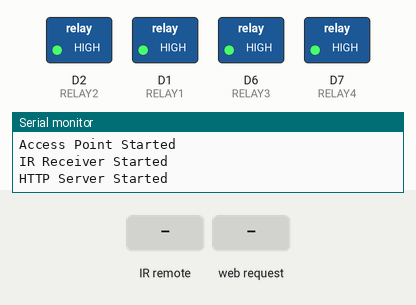
Bench run of a sketch on a simulated ESP8266 (NodeMCU). On the bench: switched loads named in the sketch (green lamp = pin HIGH), the last lines printed to the serial monitor. The test bench sets the inputs (shaded band).

Above: at 1.2 s.
1.3 s: infrared code 0xFFA25D received
At 1.8 s:
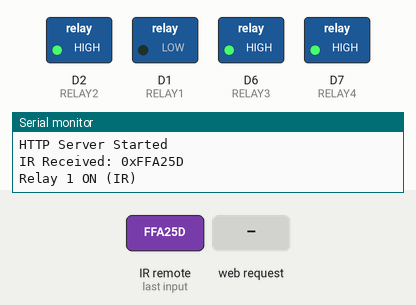
2.8 s: infrared code 0xFF629D received
At 4.0 s:
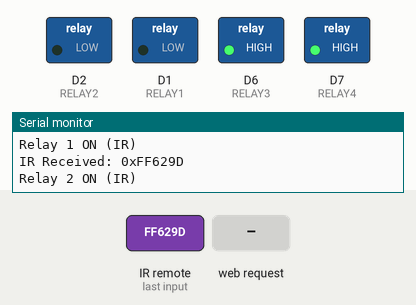
4.3 s: HTTP request GET /relay1/off received
At 5.3 s:
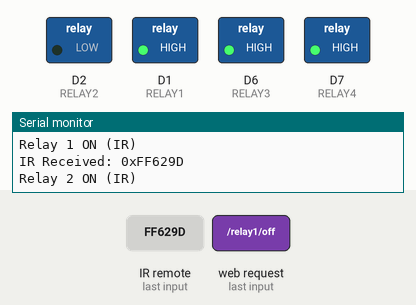
5.8 s: infrared code 0xFFE21D received
At 6.4 s:
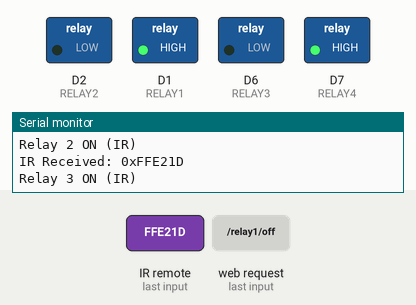
7.3 s: infrared code 0xFF22DD received
At 7.6 s:
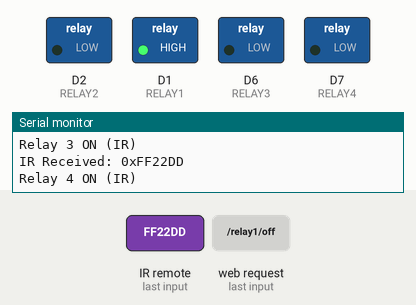
8.8 s: HTTP request GET /relay1/on received
At 9.9 s:
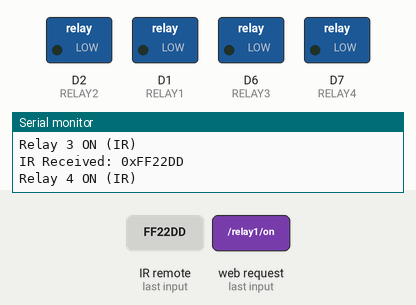
Timing chart, 0 to 11.3 s (numbered marks = the images above; inputs shaded):
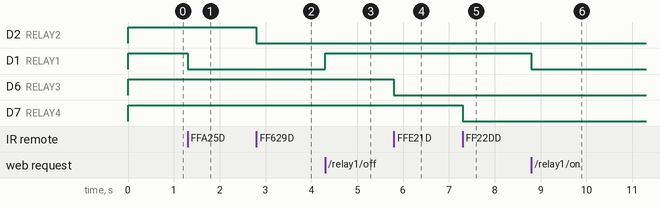

The sketch:

ESP_Relay_Api_Self-Hotspot_with_IR_4_Relay.ino
```cpp
#include <ESP8266WiFi.h>
#include <ESP8266WebServer.h>
#include <IRremoteESP8266.h>
#include <IRrecv.h>
#include <IRutils.h>

const char *ssid = "ESP8266_Relay";
const char *password = "12345678";

#define RELAY1 D1
#define RELAY2 D2
#define RELAY3 D6
#define RELAY4 D7
#define IR_RECEIVE_PIN D5

ESP8266WebServer server(80);

IRrecv irrecv(IR_RECEIVE_PIN);
decode_results results;

const uint32_t IR_CODE_RELAY1 = 0xFFA25D;
const uint32_t IR_CODE_RELAY2 = 0xFF629D;
const uint32_t IR_CODE_RELAY3 = 0xFFE21D;
const uint32_t IR_CODE_RELAY4 = 0xFF22DD;

bool relay1State = false;
bool relay2State = false;
bool relay3State = false;
bool relay4State = false;

void toggleRelay1() {
    relay1State = !relay1State;
    digitalWrite(RELAY1, relay1State ? LOW : HIGH);
    Serial.println(relay1State ? "Relay 1 ON (IR)" : "Relay 1 OFF (IR)");
}

void toggleRelay2() {
    relay2State = !relay2State;
    digitalWrite(RELAY2, relay2State ? LOW : HIGH);
    Serial.println(relay2State ? "Relay 2 ON (IR)" : "Relay 2 OFF (IR)");
}

void toggleRelay3() {
    relay3State = !relay3State;
    digitalWrite(RELAY3, relay3State ? LOW : HIGH);
    Serial.println(relay3State ? "Relay 3 ON (IR)" : "Relay 3 OFF (IR)");
}

void toggleRelay4() {
    relay4State = !relay4State;
    digitalWrite(RELAY4, relay4State ? LOW : HIGH);
    Serial.println(relay4State ? "Relay 4 ON (IR)" : "Relay 4 OFF (IR)");
}

void handleRelay1On() {
    relay1State = true;
    digitalWrite(RELAY1, LOW);
    server.send(200, "text/plain", "Relay 1 ON");
}

void handleRelay1Off() {
    relay1State = false;
    digitalWrite(RELAY1, HIGH);
    server.send(200, "text/plain", "Relay 1 OFF");
}

void handleRelay2On() {
    relay2State = true;
    digitalWrite(RELAY2, LOW);
    server.send(200, "text/plain", "Relay 2 ON");
}

void handleRelay2Off() {
    relay2State = false;
    digitalWrite(RELAY2, HIGH);
    server.send(200, "text/plain", "Relay 2 OFF");
}

void handleRelay3On() {
    relay3State = true;
    digitalWrite(RELAY3, LOW);
    server.send(200, "text/plain", "Relay 3 ON");
}

void handleRelay3Off() {
    relay3State = false;
    digitalWrite(RELAY3, HIGH);
    server.send(200, "text/plain", "Relay 3 OFF");
}

void handleRelay4On() {
    relay4State = true;
    digitalWrite(RELAY4, LOW);
    server.send(200, "text/plain", "Relay 4 ON");
}

void handleRelay4Off() {
    relay4State = false;
    digitalWrite(RELAY4, HIGH);
    server.send(200, "text/plain", "Relay 4 OFF");
}

void setup() {
    Serial.begin(115200);
    WiFi.softAP(ssid, password);
    Serial.println("Access Point Started");

    pinMode(RELAY1, OUTPUT);
    pinMode(RELAY2, OUTPUT);
    pinMode(RELAY3, OUTPUT);
    pinMode(RELAY4, OUTPUT);

    digitalWrite(RELAY1, HIGH);
    digitalWrite(RELAY2, HIGH);
    digitalWrite(RELAY3, HIGH);
    digitalWrite(RELAY4, HIGH);

    irrecv.enableIRIn();
    Serial.println("IR Receiver Started");

    server.on("/relay1/on", handleRelay1On);
    server.on("/relay1/off", handleRelay1Off);
    server.on("/relay2/on", handleRelay2On);
    server.on("/relay2/off", handleRelay2Off);
    server.on("/relay3/on", handleRelay3On);
    server.on("/relay3/off", handleRelay3Off);
    server.on("/relay4/on", handleRelay4On);
    server.on("/relay4/off", handleRelay4Off);

    server.begin();
    Serial.println("HTTP Server Started");
}

void loop() {
    server.handleClient();

    if (irrecv.decode(&results)) {
        Serial.printf("IR Received: 0x%X\n", results.value);

        if (results.value == IR_CODE_RELAY1) {
            toggleRelay1();
        } else if (results.value == IR_CODE_RELAY2) {
            toggleRelay2();
        } else if (results.value == IR_CODE_RELAY3) {
            toggleRelay3();
        } else if (results.value == IR_CODE_RELAY4) {
            toggleRelay4();
        }

        irrecv.resume();
    }
}
```

Measured:
- after the input at 1.3 s, D1 (RELAY1): HIGH → LOW at once
- after the input at 2.8 s, D2 (RELAY2): HIGH → LOW at once
- after the input at 4.3 s, D1 (RELAY1): LOW → HIGH at once
- after the input at 5.8 s, D6 (RELAY3): HIGH → LOW at once
- after the input at 7.3 s, D7 (RELAY4): HIGH → LOW at once
- after the input at 8.8 s, D1 (RELAY1): HIGH → LOW at once
